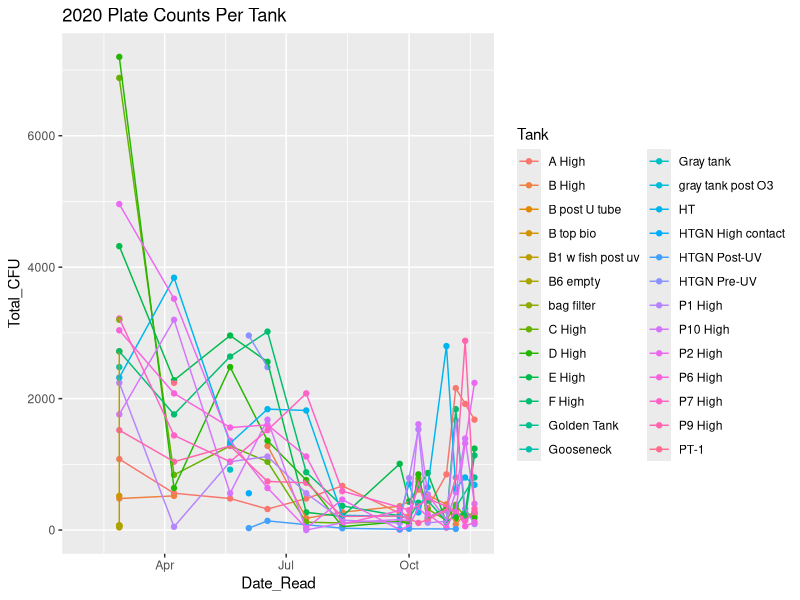
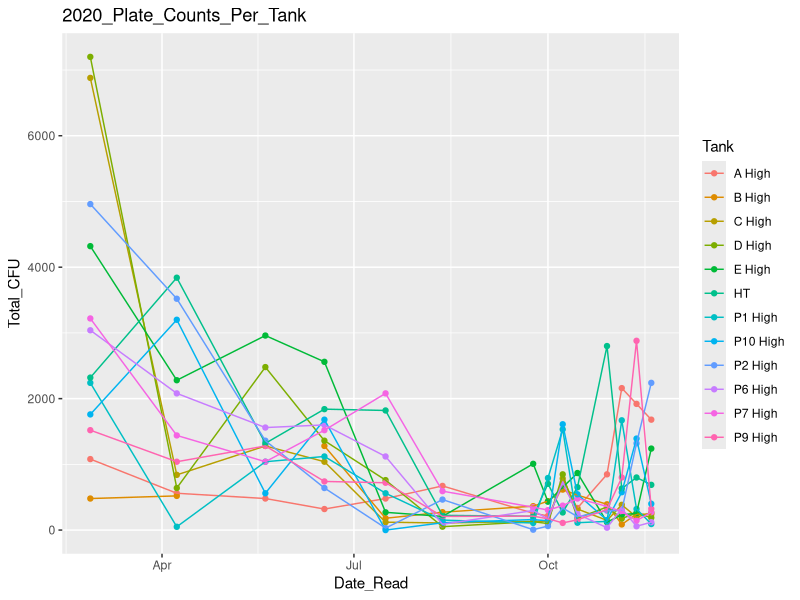
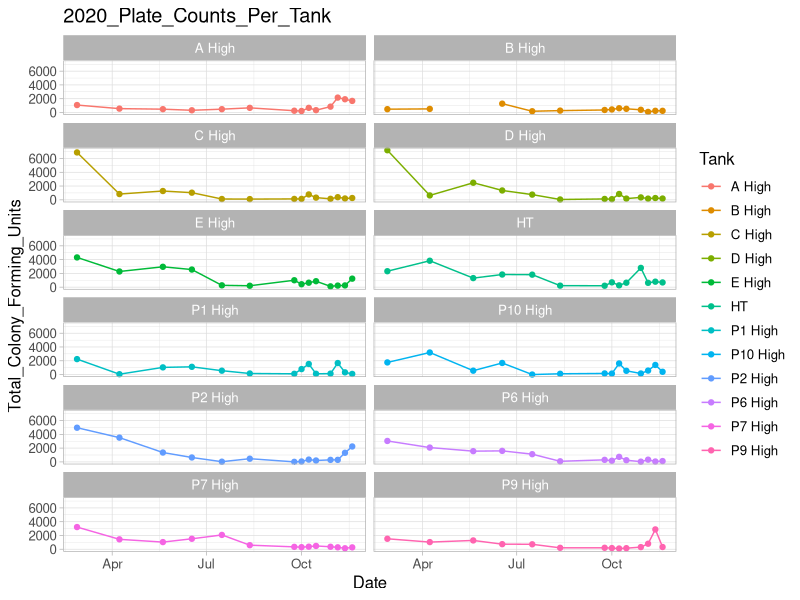
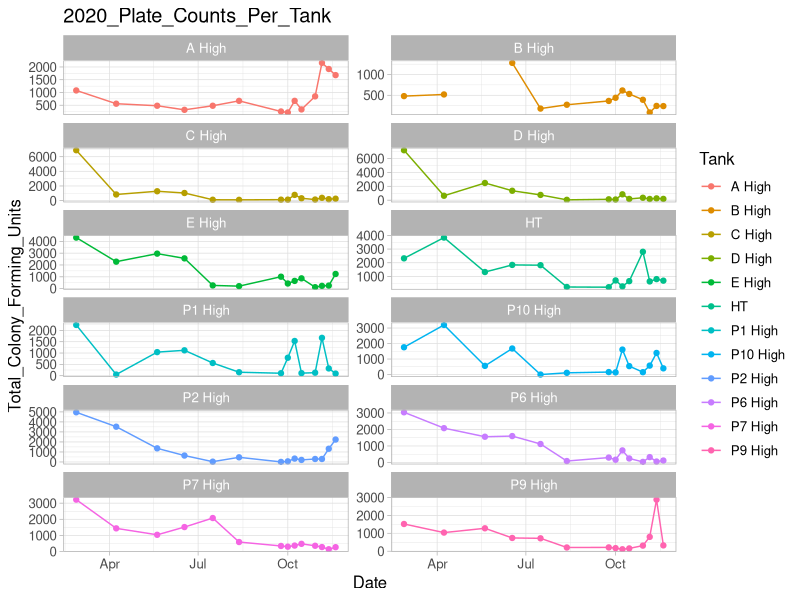
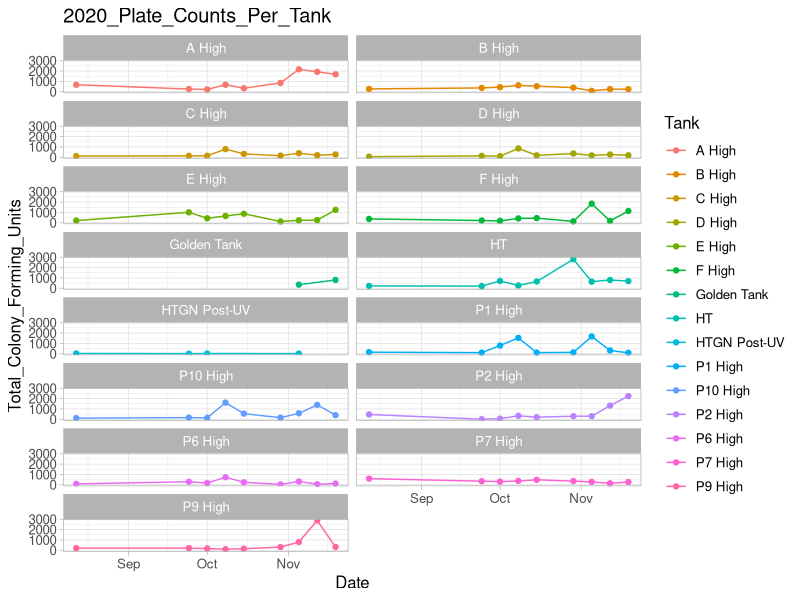
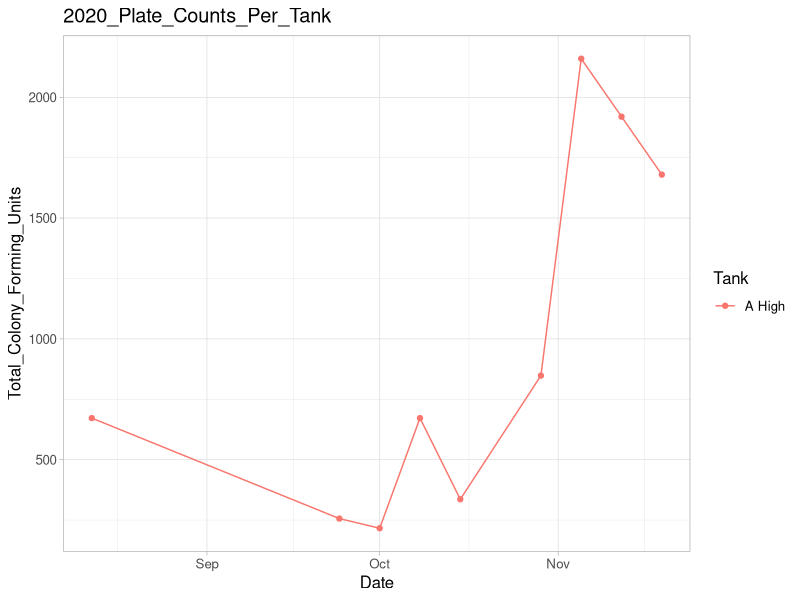
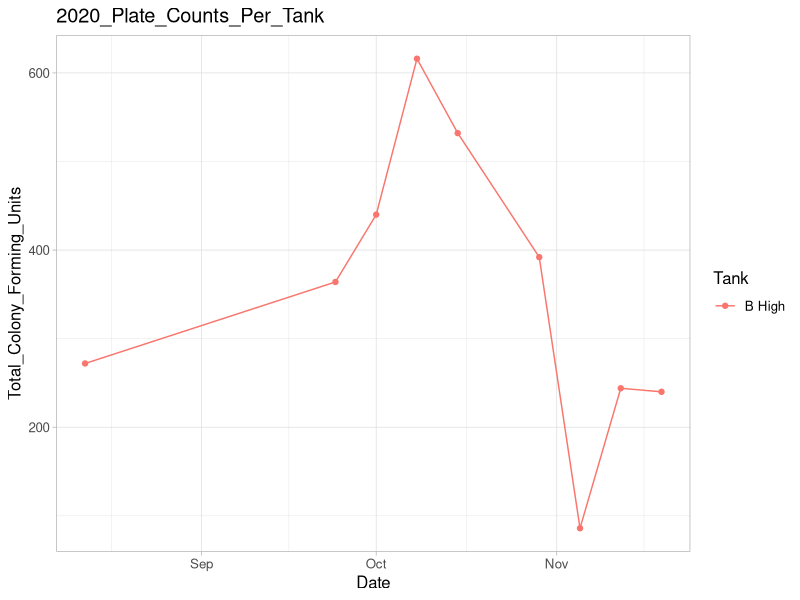
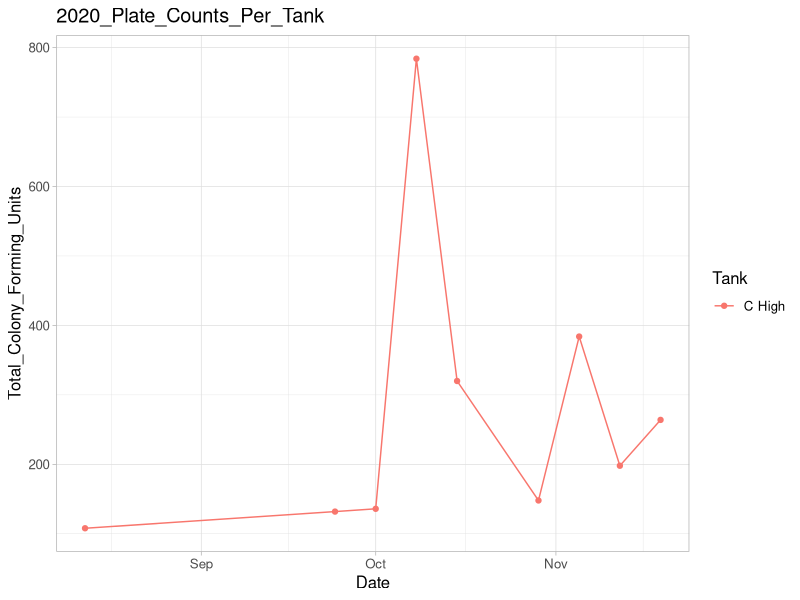

Write R code to recreate these figures, in order.
## ---- chunk 1
knitr::opts_chunk$set(echo = TRUE, warning=FALSE, message=FALSE)
## ---- chunk 2
library(tidyverse)
library(dplyr)
library(lubridate)
## ---- chunk 3
plate_counts_df_11_19 <- read_csv("2017_plate_counts_fixed_11_19.csv",
    col_types = cols(Dilution_X = col_number(), 
        Half_Plate_Count_TSA_W_SB = col_number(), 
        Full_Plate = col_number(), Hours = col_number(), 
        Count_X_Dil = col_number(), Total_CFU = col_number()),
    locale = locale())
view(plate_counts_df_11_19)

plate_counts_df_11_19 %>% 
  group_by(Date_Read, Tank, Total_CFU) %>% 
  filter(Date_Read >= as.Date("2020-01-30")) %>% 
  ggplot(aes(x = Date_Read, y = Total_CFU)) +
  geom_point((aes(color = Tank))) +
    geom_line((aes(color = Tank))) +
    ggtitle("2020 Plate Counts Per Tank")
## ---- chunk 4
plate_counts_df_11_19 %>% 
  group_by(Date_Read, Tank, Total_CFU) %>% 
  filter(Date_Read >= as.Date("2020-01-30")) %>%
  filter(Tank %in% c("A High", "B High", "B6", "C High", "D High", "E High", "HT", "P1 High", "P2 High", "P6 High", "P7 High", "P9 High", "P9", "P10", "P10 High")) %>% 
  ggplot(aes(x = Date_Read, y = Total_CFU)) +
  geom_point((aes(color = Tank))) +
    geom_line((aes(color = Tank))) +
    ggtitle("2020_Plate_Counts_Per_Tank")
## ---- chunk 5
plate_counts_df_11_19 %>% 
  group_by(Date_Read, Tank, Total_CFU) %>% 
  filter(Date_Read >= as.Date("2020-01-30")) %>%
  filter(Tank %in% c("A High", "B High", "B6", "C High", "D High", "E High", "HT", "P1 High", "P2 High", "P6 High", "P7 High", "P9 High", "P9", "P10", "P10 High")) %>%
  ggplot(aes(x = Date_Read, y = Total_CFU)) +
  geom_point((aes(color = Tank))) +
    geom_line((aes(color = Tank, group = Tank))) +
    ggtitle("2020_Plate_Counts_Per_Tank") +
  facet_wrap(~Tank, ncol=2) +
  labs(x = "Date", y = "Total_Colony_Forming_Units") +
  theme_light() +
  theme(text = element_text (size = 12))

plate_counts_df_11_19 %>% 
  group_by(Date_Read, Tank, Total_CFU) %>% 
  filter(Date_Read >= as.Date("2020-01-30")) %>%
  filter(Tank %in% c("A High", "B High", "B6", "C High", "D High", "E High", "HT", "P1 High", "P2 High", "P6 High", "P7 High", "P9 High", "P9", "P10", "P10 High", "P10 high")) %>%
  ggplot(aes(x = Date_Read, y = Total_CFU)) +
  geom_point((aes(color = Tank))) +
    geom_line((aes(color = Tank, group = Tank))) +
    ggtitle("2020_Plate_Counts_Per_Tank") +
  facet_wrap(~Tank, ncol=2, scales="free_y") +
  labs(x = "Date", y = "Total_Colony_Forming_Units") +
  theme_light() +
  theme(text = element_text (size = 12))
## ---- chunk 6
plate_counts_df_11_19 %>% 
  group_by(Date_Read, Tank, Total_CFU) %>% 
  filter(Date_Read >= as.Date("2020-08-12")) %>%
  ggplot(aes(x = Date_Read, y = Total_CFU)) +
  geom_point((aes(color = Tank))) +
    geom_line((aes(color = Tank, group = Tank))) +
    ggtitle("2020_Plate_Counts_Per_Tank") +
  facet_wrap(~Tank, ncol=2) +
  labs(x = "Date", y = "Total_Colony_Forming_Units") +
  theme_light() +
  theme(text = element_text (size = 12))
## ---- chunk 7
plate_counts_df_11_19 %>% 
  group_by(Date_Read, Tank, Total_CFU) %>% 
  filter(Date_Read >= as.Date("2020-08-12")) %>%
  filter(Tank %in% c("A High")) %>%
  ggplot(aes(x = Date_Read, y = Total_CFU)) +
  geom_point((aes(color = Tank))) +
    geom_line((aes(color = Tank, group = Tank))) +
    ggtitle("2020_Plate_Counts_Per_Tank") +
  labs(x = "Date", y = "Total_Colony_Forming_Units") +
  theme_light() +
  theme(text = element_text (size = 12))
## ---- chunk 8
plate_counts_df_11_19 %>% 
  group_by(Date_Read, Tank, Total_CFU) %>% 
  filter(Date_Read >= as.Date("2020-08-12")) %>%
  filter(Tank %in% c("B High")) %>%
  ggplot(aes(x = Date_Read, y = Total_CFU)) +
  geom_point((aes(color = Tank))) +
    geom_line((aes(color = Tank, group = Tank))) +
    ggtitle("2020_Plate_Counts_Per_Tank") +
  labs(x = "Date", y = "Total_Colony_Forming_Units") +
  theme_light() +
  theme(text = element_text (size = 12))
## ---- chunk 9
plate_counts_df_11_19 %>% 
  group_by(Date_Read, Tank, Total_CFU) %>% 
  filter(Date_Read >= as.Date("2020-08-12")) %>%
  filter(Tank %in% c("C High")) %>%
  ggplot(aes(x = Date_Read, y = Total_CFU)) +
  geom_point((aes(color = Tank))) +
    geom_line((aes(color = Tank, group = Tank))) +
    ggtitle("2020_Plate_Counts_Per_Tank") +
  labs(x = "Date", y = "Total_Colony_Forming_Units") +
  theme_light() +
  theme(text = element_text (size = 12))
## ---- chunk 10
plate_counts_df_11_19 %>% 
  group_by(Date_Read, Tank, Total_CFU) %>% 
  filter(Date_Read >= as.Date("2020-08-12")) %>%
  filter(Tank %in% c("D High")) %>%
  ggplot(aes(x = Date_Read, y = Total_CFU)) +
  geom_point((aes(color = Tank))) +
    geom_line((aes(color = Tank, group = Tank))) +
    ggtitle("2020_Plate_Counts_Per_Tank") +
  labs(x = "Date", y = "Total_Colony_Forming_Units") +
  theme_light() +
  theme(text = element_text (size = 12))
## ---- chunk 11
plate_counts_df_11_19 %>% 
  group_by(Date_Read, Tank, Total_CFU) %>% 
  filter(Date_Read >= as.Date("2020-08-12")) %>%
  filter(Tank %in% c("E High")) %>%
  ggplot(aes(x = Date_Read, y = Total_CFU)) +
  geom_point((aes(color = Tank))) +
    geom_line((aes(color = Tank, group = Tank))) +
    ggtitle("2020_Plate_Counts_Per_Tank") +
  labs(x = "Date", y = "Total_Colony_Forming_Units") +
  theme_light() +
  theme(text = element_text (size = 12))
## ---- chunk 12
plate_counts_df_11_19 %>% 
  group_by(Date_Read, Tank, Total_CFU) %>% 
  filter(Date_Read >= as.Date("2020-08-12")) %>%
  filter(Tank %in% c("F High")) %>%
  ggplot(aes(x = Date_Read, y = Total_CFU)) +
  geom_point((aes(color = Tank))) +
    geom_line((aes(color = Tank, group = Tank))) +
    ggtitle("2020_Plate_Counts_Per_Tank") +
  labs(x = "Date", y = "Total_Colony_Forming_Units") +
  theme_light() +
  theme(text = element_text (size = 12))
## ---- chunk 13
plate_counts_df_11_19 %>% 
  group_by(Date_Read, Tank, Total_CFU) %>% 
  filter(Date_Read >= as.Date("2020-08-12")) %>%
  filter(Tank %in% c("P1 High", "P2 High", "P6 High", "P7 High", "P9 High", "P10 High")) %>%
  ggplot(aes(x = Date_Read, y = Total_CFU)) +
  geom_point((aes(color = Tank))) +
    geom_line((aes(color = Tank, group = Tank))) +
    ggtitle("2020_Plate_Counts_Per_Tank") +
  labs(x = "Date", y = "Total_Colony_Forming_Units") +
  theme_light() +
  theme(text = element_text (size = 12))

plate_counts_df_11_19 %>% 
  group_by(Date_Read, Tank, Total_CFU) %>% 
  filter(Date_Read >= as.Date("2020-08-12")) %>%
  filter(Tank %in% c("P1 High", "P2 High", "P6 High", "P7 High", "P9 High", "P10 High")) %>%
  ggplot(aes(x = Date_Read, y = Total_CFU)) +
  geom_point((aes(color = Tank))) +
    geom_line((aes(color = Tank, group = Tank))) +
    ggtitle("2020_Plate_Counts_Per_Tank") +
  labs(x = "Date", y = "Total_Colony_Forming_Units") +
  theme_light() +
  theme(text = element_text (size = 12)) +
  facet_wrap(~Tank, ncol=2, scales="free_y")
## ---- chunk 14
plate_counts_df_11_19 %>% 
  group_by(Date_Read, Tank, Total_CFU) %>% 
  filter(Date_Read >= as.Date("2020-08-12")) %>%
  filter(Tank %in% c("HT", "HTGN Post-UV")) %>%
  ggplot(aes(x = Date_Read, y = Total_CFU)) +
  geom_point((aes(color = Tank))) +
    geom_line((aes(color = Tank, group = Tank))) +
    ggtitle("2020_Plate_Counts_Per_Tank") +
  labs(x = "Date", y = "Total_Colony_Forming_Units") +
  theme_light() +
  theme(text = element_text (size = 12))

plate_counts_df_11_19 %>% 
  group_by(Date_Read, Tank, Total_CFU) %>% 
  filter(Date_Read >= as.Date("2020-08-12")) %>%
  filter(Tank %in% c("HT", "HTGN Post-UV")) %>%
  ggplot(aes(x = Date_Read, y = Total_CFU)) +
  geom_point((aes(color = Tank))) +
    geom_line((aes(color = Tank, group = Tank))) +
    ggtitle("2020_Plate_Counts_Per_Tank") +
  labs(x = "Date", y = "Total_Colony_Forming_Units") +
  theme_light() +
  theme(text = element_text (size = 12)) +
  facet_wrap(~Tank, ncol=2)
